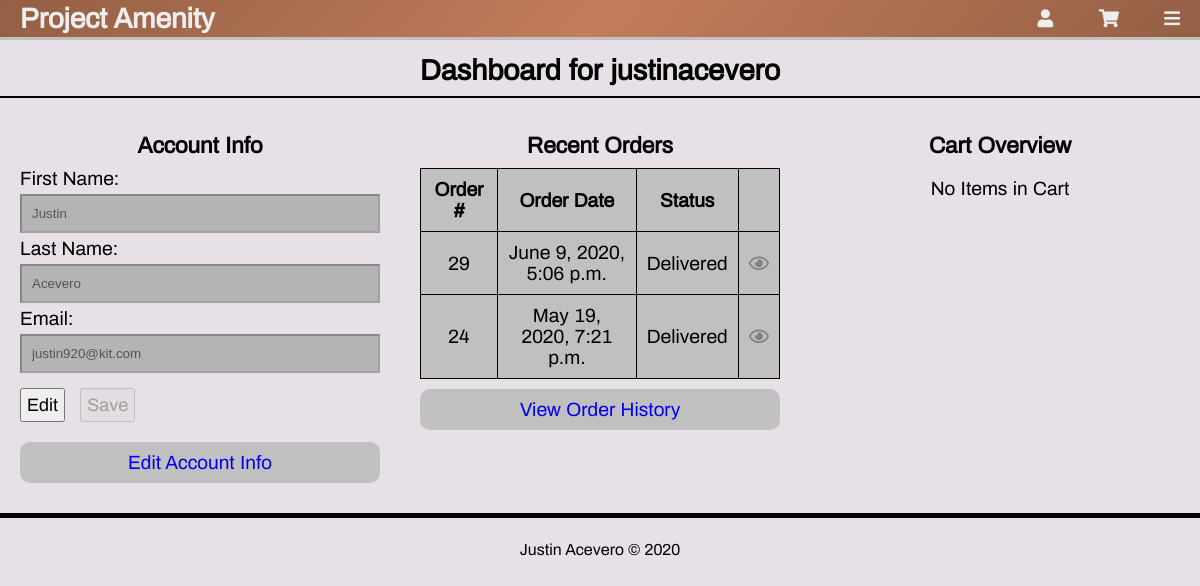
Page /account/dashboard/ (signed in) on the earlier database version.
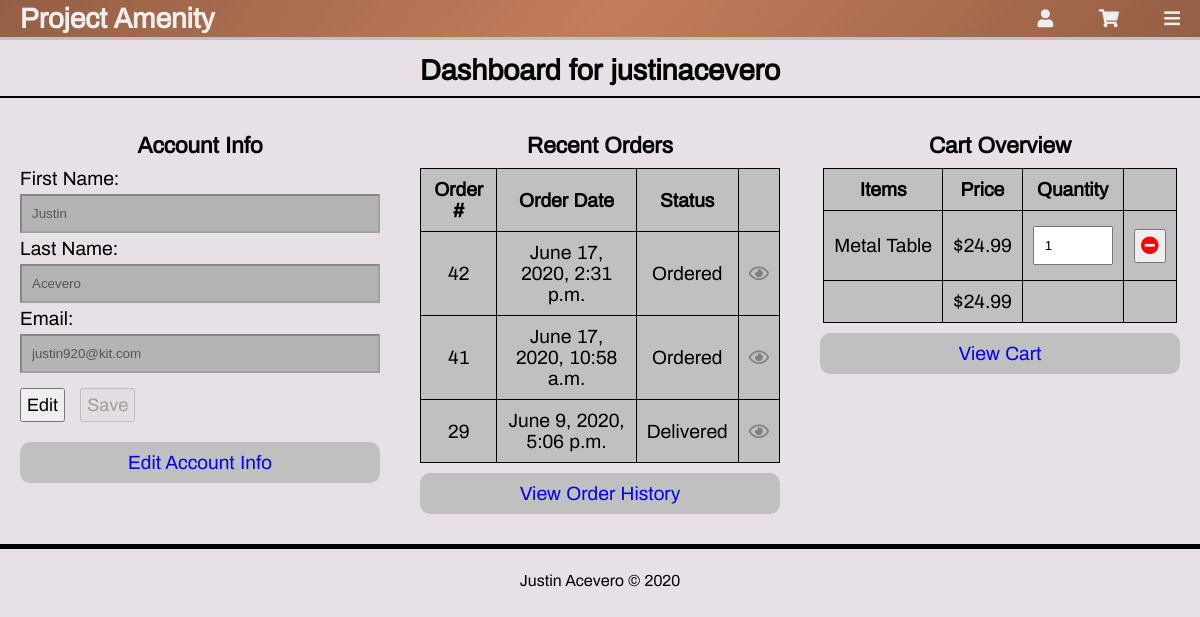
Same page on the later database version.
### amenity/models.py (models this page shows, shortened)
class Order(models.Model):
    customer = models.ForeignKey(Customer, on_delete=models.CASCADE)
    order_date = models.DateTimeField(auto_now=False, auto_now_add=True)
    total_price = models.DecimalField(
        max_digits=7, decimal_places=2, default=0.00)
    status_list = [
        ('OR', 'Ordered'),
        ('SH', 'Shipped'),
        ('DE', 'Delivered'),
    ]
    status = models.CharField(choices=status_list, default='OR', max_length=2)
    status_date = models.DateField(auto_now=True)

class CartItem(models.Model):
    cart = models.ForeignKey(Cart, on_delete=models.CASCADE)
    product = models.OneToOneField(Product, on_delete=models.CASCADE)
    quantity = models.IntegerField()

class Product(models.Model):
    name = models.CharField(max_length=50, default='null')
    price = models.DecimalField(max_digits=7, decimal_places=2)
    category = models.CharField(max_length=50, default='null')
    description = models.TextField()
    featured = models.BooleanField()
    date_created = models.DateField(auto_now=False, auto_now_add=False)
    date_removed = models.DateField(auto_now=False, auto_now_add=False)
    def __str__(self):
        return self.name

### accounts/views.py (the view)
# urls.py: path('dashboard/', views.account_dashboard, name="account_dashboard"),
@login_required(login_url='login_page')
def account_dashboard(request):
    user = User.objects.get(username=request.user)
    cart = Cart.objects.get(customer=user.customer)
    cart_items = CartItem.objects.filter(cart=cart)
    orders = Order.objects.filter(
        customer=user.customer).order_by('-order_date')[:3]
    products_in_cart = []
    price_of_cart = 0
    for item in cart_items:
        products_in_cart.append(item)
        price_of_cart += item.product.price * item.quantity
    context = {
        'title': 'Dashboard',
        'user': user,
        'orders': orders,
        'products_in_cart': products_in_cart,
        'price_of_cart': price_of_cart,
    }
    return render(request, 'accounts/account_dashboard.html', context)

### accounts/templates/accounts/account_dashboard.html (shortened to what this page needs)
{% extends 'base.html' %}
{% load static %}
{% block content %}
<h2 class="page-title">Dashboard for {{ user.username }}</h2>
<section class="main-section dashboard-section">
    <div class="dashboard-section-div">
        <h3 class="account-section-title">Account Info</h3>
        <form action="{% url 'account_info_change' 'account_credentials' %}" method="POST">
            <div>
                <label for="user_fn">First Name:</label>
                <input type="text" class="user-basic-info" id="user_fn" name="first_name" value="{{ user.first_name }}"
                    disabled>
            </div>
            <div>
                <label for="user_ln">Last Name:</label>
                <input type="text" class="user-basic-info" id="user_ln" name="last_name" value="{{ user.last_name }}"
                    disabled>
            </div>
            <div>
                <label for="user_email">Email:</label>
                <input type="email" class="user-basic-info" id="user_email" name="email" value="{{ user.email }}"
                    disabled>
            </div>
            <input type="button" value="Edit" onclick="editInformation('user-basic-info')">
            <input class="user-basic-info" type="submit" value="Save" disabled>
        </form>
        <a class="btn-a" href="{% url 'account_info' %}">Edit Account Info</a>
    </div>
    <div class="dashboard-section-div">
        <h3 class="account-section-title">Recent Orders</h3>
        {% if orders.count != 0 %}
        <table class="dashboard-table">
            <tbody>
                <tr>
                    <th>Order #</th>
                    <th>Order Date</th>
                    <th>Status</th>
                    <th></th>
                </tr>
                {% for order in orders %}
                <tr>
                    <td>{{ order.id }}</td>
                    <td>{{ order.order_date }}</td>
                    <td>{{ order.get_status_display }}</td>
                    <td>
                        <a href="{% url 'account_view_order' order.id %}">
                            <i class="far fa-eye text-info"></i>
                        </a>
                    </td>
                </tr>
            </tbody>
            {% endfor %}
        </table>
        <a class="btn-a" href="{% url 'account_orders' %}">View Order History</a>
        {% else %}
        <p>No orders to display</p>
        {% endif %}
    </div>
    <div class="dashboard-section-div">
        <h3 class="account-section-title">Cart Overview</h3>
        {% if price_of_cart != 0 %}
        <table class="dashboard-table">
            <tbody>
                <tr>
                    <th>Items</th>
                    <th>Price</th>
                    <th>Quantity</th>
                    <th></th>
                </tr>
                {% for item in products_in_cart %}
                <tr>
                    <td>{{ item.product }}</td>
                    <td>${{ item.product.price }}</td>
                    <td>
                        <input type="number" id="quantity" name="quantity" min="1" max="100" value="{{ item.quantity }}"
                            data-productId="{{ item.product.id }}" data-action="changeQuantity"
                            onchange="editCart(this)">
                    </td>
                    <td>
                        <button data-productId="{{ item.product.id }}" data-action="remove" onclick="editCart(this)">
                            <i class="fas fa-minus-circle"></i>
                        </button>
                    </td>
                </tr>
                {% endfor %}
                <tr>
                    <td></td>
                    <td>${{ price_of_cart }}</td>
                    <td></td>
                    <td></td>
                </tr>
            </tbody>
        </table>
        <a class="btn-a" href="{% url 'account_cart' %}">View Cart</a>
        {% else %}
        <p>No Items in Cart</p>
        {% endif %}
    </div>
</section>
{% endblock %}

### templates/base.html (shortened to what this page needs)
{% load static %}
<!DOCTYPE html>
<html lang="en">
<head>
    <link rel="stylesheet" href="https://use.fontawesome.com/releases/v5.13.1/css/all.css"
>
    <link rel="stylesheet" type="text/css" href="{% static 'css/site.css' %}">
    <link rel="stylesheet" type="text/css" href="{% static 'amenity/css/amenity.css' %}">
    <link rel="stylesheet" href="{% static 'accounts/css/account.css' %}">
</head>
<body>
    <div class="container">
        <header>
            <a href="{% url 'home' %}">
                <h1 class="header-company-name">Project Amenity</h1>
            </a>
            <div class="header-icons">
                <a href="{% url 'login_page' %}"><i class="fas fa-user"></i></a>
                <a href="{% url 'account_cart' %}"><i class="fas fa-shopping-cart"></i></a>
                <i class="fas fa-bars nav-menu" data-nav-action="open"></i>
            </div>
        </header>
        <main>
            {% block content %}{% endblock content %}
        </main>
        <footer>
            <section>
                <p>
                    <small>Justin Acevero &copy; 2020</small>
                </p>
            </section>
        </footer>
    </div>
</body>
</html>

### static/css/site.css (style rules this page uses)
:root { --primary-background: #E7E0E7; }
* { margin: 0; padding: 0; box-sizing: border-box; }
html { scroll-behavior: smooth; }
body { background: var(--primary-background); color: black; font-family: "Archivo-Regular"; font-size: 1.2em; text-align: center; }
.page-title { border-bottom: 2px solid black; margin: 5px auto; padding: 10px; }

### accounts/static/accounts/css/account.css (style rules this page uses)
.account-section-title { margin: 10px 0; }
.dashboard-section { display: flex; justify-content: space-evenly; flex-wrap: wrap; }
.dashboard-section-div { padding: 20px; flex: 1; }
.form-button-group input[type=button], input[type=submit] { margin: 10px; }

### static/css/navigation.css (style rules this page uses)
header { background: linear-gradient(130deg, #945f45, #C37D5B, #945f45); border-bottom: 3px solid silver; display: flex; justify-content: space-between; align-items: center; position: sticky; top: 0; z-index: 1; padding: 10px 20px; width: 100%; height: 5vh; }
.header-company-name, i { color: #EEEEEE; cursor: pointer; font-size: 18px; }
.header-company-name { font-size: 28px; }
.header-icons i { margin-left: 40px; }

### static/css/buttons.css (style rules this page uses)
a { text-decoration: none; }
.btn, .btn-a { display: block; margin: 10px auto; padding: 10px; max-width: 400px; }
.btn-a { background: silver; border-radius: 10px; }

### static/css/forms.css (style rules this page uses)
form { text-align: left; }
input { margin: 5px 0; }
button, input[type="button"], input[type="submit"] { padding: 5px; font-family: "Archivo-Regular"; font-size: 18px; cursor: pointer; transition: .25s all; }
input[type="text"], input[type="email"], input[type="password"], input[type='number'] { width: 100%; padding: 10px; }
input[type='text']:disabled, input[type='email']:disabled { background: rgb(180, 180, 180); }

### static/css/tables.css (style rules this page uses)
table { background: silver; margin: 0 auto; padding: 20px; }
table, th, td { border: 1px solid black; border-collapse: collapse; padding: 10px; }
table i { color: gray; }
table button i { color: red; }

### static/css/main-section.css (style rules this page uses)
.main-section { border-bottom: 5px solid black; }
.main-section-content-div h3, p { margin: 20px auto; }

Differences in the rows shown:
no longer on this page (row unchanged): Order: id "24", order_date "May 19, 2020, 7:21 p.m.", status "Delivered"
added Order: id "42", order_date "June 17, 2020, 2:31 p.m.", status "Ordered"
added Order: id "41", order_date "June 17, 2020, 10:58 a.m.", status "Ordered"
added CartItem: product "Metal Table", product.price "24.99", quantity "1"
Other differences:
{{ price_of_cart }}: (not shown) → "24.99"
text no longer shown: "No Items in Cart"
text now shown: "Items Price Quantity $ View Cart"
